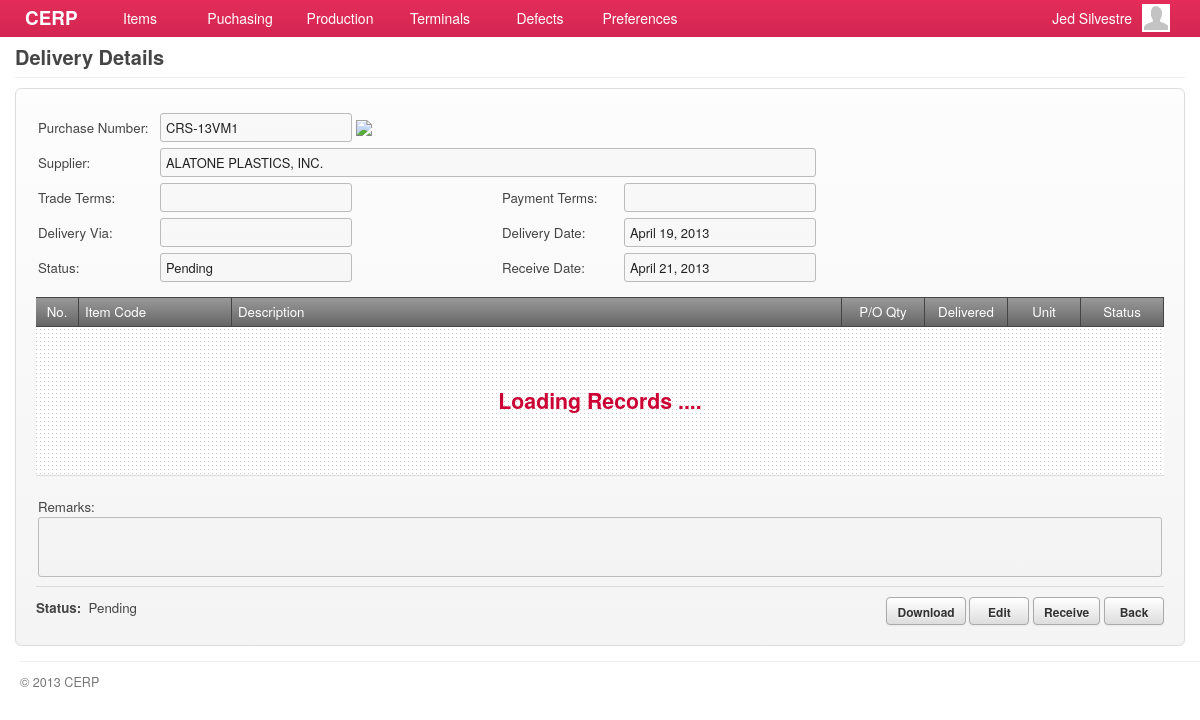
The page /account/deliveries-show.php?id=11 (signed in) on the database its author committed.
### tables this page shows
CREATE TABLE `capabilities` (
  `id` int(11) NOT NULL AUTO_INCREMENT,
  `title` varchar(45) DEFAULT NULL,
  `name` varchar(45) DEFAULT NULL,
  `capability` varchar(45) DEFAULT NULL,
  `url` varchar(45) DEFAULT NULL,
  `parent` int(11) DEFAULT NULL,
  PRIMARY KEY (`id`)
);

CREATE TABLE `deliveries` (
  `id` bigint(20) NOT NULL AUTO_INCREMENT,
  `purchase_id` int(11) DEFAULT NULL,
  `delivery_via` varchar(80) DEFAULT NULL,
  `delivery_date` date DEFAULT NULL,
  `remarks` varchar(180) DEFAULT NULL,
  `status` int(4) DEFAULT '135',
  `updated_at` datetime DEFAULT NULL,
  `created_at` datetime DEFAULT NULL,
  PRIMARY KEY (`id`)
);

CREATE TABLE `purchases` (
  `id` bigint(20) NOT NULL AUTO_INCREMENT,
  `purchase_number` varchar(45) DEFAULT NULL,
  `supplier_id` bigint(20) DEFAULT NULL,
  `delivery_via` varchar(80) DEFAULT NULL,
  `delivery_date` date DEFAULT NULL,
  `trade_terms` varchar(80) DEFAULT NULL,
  `payment_terms` varchar(80) DEFAULT NULL,
  `total_amount` double DEFAULT NULL,
  `remarks` varchar(180) DEFAULT NULL,
  `status` int(3) DEFAULT '9',
  `completion_status` int(11) DEFAULT NULL,
  `publish_by` bigint(20) DEFAULT '0',
  `updated_by` bigint(20) DEFAULT '0',
  `updated_at` datetime DEFAULT NULL,
  `created_by` bigint(20) DEFAULT '0',
  `created_at` datetime DEFAULT NULL,
  PRIMARY KEY (`id`)
);

CREATE TABLE `suppliers` (
  `id` int(11) NOT NULL AUTO_INCREMENT,
  `supplier_code` varchar(45) DEFAULT NULL,
  `name` varchar(100) DEFAULT NULL,
  `address` varchar(100) DEFAULT NULL,
  `country` int(11) DEFAULT NULL,
  `representative` varchar(100) DEFAULT NULL,
  `contact_no1` varchar(45) DEFAULT NULL,
  `contact_no2` varchar(45) DEFAULT NULL,
  `fax_no` varchar(45) DEFAULT NULL,
  `email` varchar(45) DEFAULT NULL,
  `supplier_type` int(11) DEFAULT NULL,
  `product_service` int(11) DEFAULT NULL,
  `term_of_payment` int(11) DEFAULT NULL,
  `description` tinytext,
  `created_at` timestamp NULL DEFAULT NULL,
  `updated_at` timestamp NULL DEFAULT NULL,
  PRIMARY KEY (`id`)
);

CREATE TABLE `lookup_status` (
  `id` int(11) NOT NULL AUTO_INCREMENT,
  `code` varchar(7) DEFAULT NULL,
  `description` varchar(45) DEFAULT NULL,
  `parent` varchar(6) DEFAULT NULL,
  `created_at` timestamp NULL DEFAULT NULL,
  `updated_at` timestamp NULL DEFAULT NULL,
  PRIMARY KEY (`id`)
);

### include/general.class.php (called while the page is built, shortened)
<?php
require('database.class.php');
require('capabilities.class.php');
require('posts.class.php');
require('query.class.php');
require('role.class.php');
$HostAccount	= "account";
$HostExcel		= "excel";
$DB				= new MySQL;
  $Host			= "cerp";
  $HostAccount	= "/".$Host."/".$HostAccount;
  $HostExcel	= "/".$Host."/".$HostExcel;
  $DB->database	= "cerpdb";
  $DB->username	= "cerpuser";
  $DB->password	= "cerpuser";
  $DB->hostname	= "localhost";
$Capabilities	= new Capabilities($DB);
$Query			= new Query($DB);
$Signed			= $_SESSION['user'];
$Role		= new Role($DB, $Signed['id']);
require('functions.php');
?>

### include/role.class.php (called while the page is built, shortened)
<?php
class Role
{
	private $DB;
	private $user_id;
	function Role($db, $uid) {
  	$this->DB = $db;
		$this->user_id = $uid;
  }
	function isCapableByName($cap_name) {
		foreach ($this->getUserRoles() as $user_role) {
			$result = $this->DB->Find('role_capabilities', array(
						  			'columns' 		=> 'role_capabilities.*',
						  			'joins' => 'INNER JOIN capabilities ON capabilities.id = role_capabilities.capability_id',
						  	    'conditions' 	=> 'capabilities.capability="'. $cap_name .'" AND role_id='. $user_role['role_id']));
			if(isset($result)) {
				return TRUE;
			}
		}
	}
	function getUserRoles() {
		$result = $this->DB->Get('user_roles', array(
						  			'columns' 		=> 'user_roles.role_id, roles.name',
						  			'joins' => 'INNER JOIN roles ON roles.id = user_roles.role_id',
						  	    'conditions' 	=> 'user_roles.user_id='. $this->user_id));
		if(isset($result)) {
			return $result;
		}
	}
}

### include/database.class.php (called while the page is built, shortened)
<?php
class MySQL {
  public $username	= "cerpuser";
  public $password	= "cerpuser";
  public $hostname	= "localhost";
  public function Connect() {
    $conn = mysql_connect($this->hostname, $this->username, $this->password) or die("<br/><span class='notice'><p class='error'><strong>ERROR!</strong> Unable to connect to MySQL! </p></span>");
    return $conn;
  }
  public function Query($sql) {
  	$conn = $this->Connect();
    $result = mysql_query($sql, $conn);
	return $result;
  }
  function Get($table, $args='') {
  	if (isset($args)) {
  	  $args['columns'] = (isset($args['columns']) ? $args['columns'] : '*');
  	  $args['joins'] = (isset($args['joins']) ? $args['joins'] : '');
		  $args['conditions'] = ($args['conditions'] == '' ? '' : 'WHERE '.$args['conditions']);
		  $args['sort_column'] = ($args['sort_column'] == '' ? '' : 'ORDER BY '.$args['sort_column']);
		  $args['sort_order'] = ($args['sort_order'] == '' ? '' : $args['sort_order']);
		  $args['startpoint'] = ($args['startpoint'] == '' ? '' : 'LIMIT '.$args['startpoint']);
		  $args['limit'] = ($args['limit'] == '' ? '' : ','.$args['limit']);
		}
	$data = array();
	$sql = "SELECT ".$args['columns']." FROM ".$table." ".$args['joins']." ".$args['conditions']." ".$args['sort_column']." ".$args['sort_order']." ".$args['startpoint']." ".$args['limit'];
	$result = $this->IsEmpty($this->Query($sql));
	if(!empty($result)) {
      while ($row = mysql_fetch_array($result)) {
        $data[] = $row;
      }
	}
	return $data;
  }
	function Fetch($table, $args='') {
  	if (isset($args)) {
  	  $args['columns'] = (isset($args['columns']) ? $args['columns'] : '*');
  	  $args['joins'] = (isset($args['joins']) ? $args['joins'] : '');
	  	$args['conditions'] = ($args['conditions'] == '' ? '' : ' WHERE '.$args['conditions']);
      $args['order'] = ($args['order'] == '' ? '' : ' ORDER BY '.$args['order']);
      $args['limit'] = ($args['limit'] == '' ? '' : ' LIMIT '.$args['limit']);
      $args['group'] = ($args['group'] == '' ? '' : ' GROUP BY '.$args['group']);
    }
	$data = array();
    $sql = "SELECT ".$args['columns'];
    $sql .= " FROM ".$table." ".$args['joins'];
    $sql .= $args['conditions'];
    $sql .= $args['group'];
    $sql .= $args['order'];
    $sql .= $args['limit'];
	$result = $this->IsEmpty($this->Query($sql));
	if(!empty($result)) {
      while ($row = mysql_fetch_array($result)) {
        $data[] = $row;
      }
	}
	return $data;
  }
  function Find($table, $args='') {
  	if (isset($args)) {
  	  $args['columns'] = (isset($args['columns']) ? $args['columns'] : '*');
  	  $args['joins'] = (isset($args['joins']) ? $args['joins'] : '');
	  $args['conditions'] = ($args['conditions'] == '' ? '' : 'where '.$args['conditions']);
	}
	$sql = "SELECT ".$args['columns']." FROM ".$table." ".$args['joins']." ".$args['conditions'] ." ". $args['sort_column'];
	$row = $this->IsEmpty($this->Query($sql));
	return mysql_fetch_array($row);
  }
  private function IsEmpty($result) {
    if(mysql_num_rows($result) > 0) return $result;
    return null;
  }
}

### include/capabilities.class.php (called while the page is built, shortened)
<?php
class Capabilities {
  private $DB;
	public $All;
	function Capabilities($db) {
		$this->DB = $db;
		$this->GetCapabilities();
	}
  function GetTitle() {
    global $capability_key;
	return $this->All[$capability_key]['title'];
  }
	function GetCapabilities() {
		$capabilities = $this->DB->Get('capabilities', array(
					  			'columns' 		=> 'id, capability, title, name, parent, url',
					  	    'conditions' 	=> 'parent IS NOT null ORDER BY parent'));
		$all = array();
		foreach ($capabilities as $cap) {
			$all[$cap['capability']] = array('title' => $cap['title'],'name' => $cap['name'], 'url' => $cap['url'], 'parent' => $cap['parent']);
		}
		$this->All = $all;
	}
}

### include/query.class.php (called while the page is built, shortened)
<?php
class Query {
  private $DB;
  function Query($db) {
  	$this->DB = $db;
  }
  function delivery_by_id($id) {
  	$query = $this->DB->Fetch('deliveries', array(
               'columns'  => 'deliveries.id, purchases.id AS pid, purchases.purchase_number, suppliers.id AS supplier_id, suppliers.name AS supplier_name,
                              deliveries.delivery_date, deliveries.delivery_via, purchases.trade_terms,
                              purchases.payment_terms, purchases.total_amount, deliveries.remarks, lookup_status.description AS status,
                              deliveries.created_at AS receive_date',
               'joins' => 'INNER JOIN purchases ON purchases.id = deliveries.purchase_id
               						 INNER JOIN suppliers ON suppliers.id = purchases.supplier_id
                           INNER JOIN lookup_status ON lookup_status.id = deliveries.status',
               'conditions' => 'deliveries.id = '. $id)
             );
		if(!empty($query)) return $query[0];
		return null;
  }
}

### account/deliveries-show.php (the view, shortened to what this page needs)
<?php
  $capability_key = 'show_deliveries';
  require('header.php');
	$allowed = $Role->isCapableByName($capability_key);
	if(!$allowed) {
		require('inaccessible.php');
	}else{
  	$delivery = $Query->delivery_by_id($_GET['id']);
?>
      <div id="page">
        <div id="page-title">
          <h2>
            <span class="title"><?php echo $Capabilities->GetTitle(); ?></span>
          </h2>
        </div>
        <div id="content">
          <form id="delivery-form" action="<?php host($Capabilities->GetUrl()) ?>" method="POST" class="form-container">
             <div>
             	<table>
                   <tr>
                      <td width="120">Purchase Number:</td><td width="340"><input type="text" value="<?php echo $delivery['purchase_number']; ?>" class="text-field" disabled/>
                      	<?php echo $linkto = (isset($delivery['pid'])) ? link_to('purchases-show.php?id='.$delivery['pid']) : '' ?>
                      </td>
                      <td width="120"></td><td width="340"></td>
                   </tr>
                   <tr>
                      <td>Supplier:</td>
                      <td colspan="99">
                        <input type="text" value="<?php echo $delivery['supplier_name']; ?>" class="text-field" style="width:644px;" disabled/>
                      </td>
                   </tr>
                   <tr>
                      <td>Trade Terms:</td><td><input type="text" value="<?php echo $delivery['trade_terms']; ?>" class="text-field" disabled/></td>
                      <td>Payment Terms:</td><td><input type="text" value="<?php echo $delivery['payment_terms']; ?>" class="text-field" disabled/></td>
                   </tr>
                   <tr>
                      <td>Delivery Via:</td><td><input type="text" value="<?php echo $delivery['delivery_via']; ?>" class="text-field" disabled/></td>
                      <td>Delivery Date:</td><td><input type="text" value="<?php echo date("F d, Y", strtotime($delivery['delivery_date'])) ?>" class="text-field text-date" disabled/></td>
                   </tr>
                   <tr>
                      <td>Status:</td><td><input type="text" value="<?php echo $delivery['status']; ?>" class="text-field" disabled/></td>
                      <td>Receive Date:</td><td><input type="text" value="<?php echo date("F d, Y", strtotime($delivery['receive_date'])) ?>" class="text-field text-date" disabled/></td>
                   </tr>
                   <tr><td height="5" colspan="99"></td></tr>
                </table>
             </div>
             <div id="grid-delivery-materials" class="grid jq-grid" style="min-height:146px;">
               <table cellspacing="0" cellpadding="0">
                 <thead>
                   <tr>
                     <td width="30" class="border-right text-center">No.</td>
                     <td width="140" class="border-right">Item Code</td>
                     <td class="border-right">Description</td>
                     <td width="70" class="border-right text-center">P/O Qty</td>
                     <td width="70" class="border-right text-center">Delivered</td>
                     <td width="60" class="border-right text-center">Unit</td>
                     <td width="70" class="border-right text-center">Status</td>
                   </tr>
                 </thead>
                 <tbody id="delivery-materials"></tbody>
               </table>
             </div>
             <div>
             	<table width="100%">
                   <tr><td height="5" colspan="99"></td></tr>
                   <tr>
                      <td></td>
                      <td align="right"></td>
                   </tr>
                   <tr><td colspan="2">Remarks:<br/><textarea style="min-width:650px;width:98.9%;height:50px;" disabled><?php echo $delivery['remarks']; ?></textarea></td></tr>
                </table>
             </div>
             <div class="field-command">
           	   <div class="text-post-status">
           	     <strong>Status:</strong>&nbsp;&nbsp;<?php echo $delivery['status']; ?>
               </div>
           	   <input type="button" value="Download" class="btn btn-download" rel="<?php echo excel_file('?category=delivery&id='. $delivery['id']); ?>"/>
               <?php if($delivery['status'] != "Close") { ?>
               <input type="button" value="Edit" class="btn redirect-to" rel="<?php echo host('deliveries-edit.php?id='. $delivery['id']); ?>"/>
           	   <input type="button" value="Receive" class="btn redirect-to" rel="<?php echo host('receiving-edit.php?id='.$_GET['id']); ?>"/>
           	   <?php } ?>
               <input type="button" value="Back" class="btn redirect-to" rel="<?php echo host('deliveries.php'); ?>"/>
             </div>
          </form>
       </div>
     </div>
<?php }
require('footer.php'); ?>

### rows shown on the page
capabilities: title "Delivery Details"
deliveries: purchase.purchase_number "CRS-13VM1", name "ALATONE PLASTICS, INC.", delivery_date "April 19, 2013", description "Pending", created_at "April 21, 2013", lookup_status.description "Pending"

### other values the page prints
$Signed['first_name'] "Jed"
$Signed['last_name'] "Silvestre"
